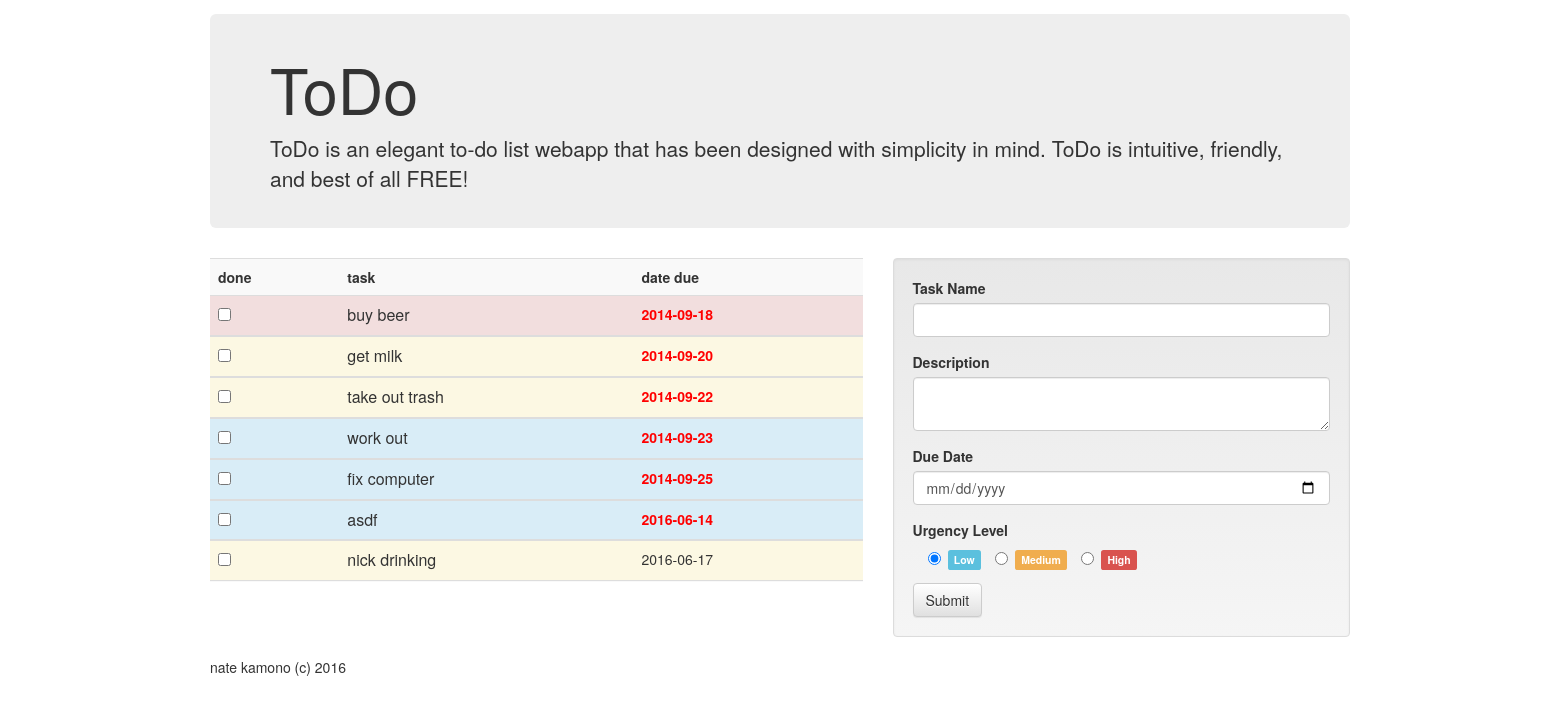
The page / on the database its author committed.
### tables this page shows
CREATE TABLE tasks(
id integer primary key AUTOINCREMENT not null,
name char(50) not null,
description text not null,
date date not null,
visible int not null,
user_id int not null,
urgency tinyint not null,
FOREIGN KEY(user_id) REFERENCES users(id)
);

### includes/functions.php (the view, shortened to what this page needs)
<?php
function dbInit() {
	$db = new SQLite3('sqlite/todo.db');
	return $db;
}
function getTasks() {
	$db = dbInit();
	$output = "";
    $date_now = new DateTime("now");
    $date_now = date_format($date_now, 'Y-m-d');
	$sql  = 'SELECT * FROM tasks ';
	$sql .= 'WHERE user_id = 1 ';
	$sql .= 'AND visible = 1 ';
    $sql .= 'ORDER BY date(date) ASC;';
	$result = $db->query($sql);
	while ($row = $result->fetchArray()) {
        switch ($row['urgency']) {
            case 0:
            	$class = 'class="info"';
            	break;
            case 1:
            	$class = 'class="warning"';
            	break;
            case 2:
            	$class = 'class="danger"';
            	break;
        }
        if($row['date'] < $date_now){
            $due_date = '<span class="red"><strong>'.$row['date'].'</strong></span>';
        } else {
            $due_date = $row['date'];
        }
		$output .= "<tr {$class}>"
		.	'<td>'
		.		'<input type="checkbox" name="checkbox" id="'.$row['id'].'">'
		.	'</td>'
		.	"<td data-toggle=\"collapse\" data-target=\"#task{$row['id']}\">"
			.		'<span class="panel-title">'
        .			'<a data-toggle="collapse"'
		.			'data-target="#task'.$row['id']
		.			'" class="accordion-toggle"'
		.			'href="#">'.$row['name'].'</a>'
		.		'</span>'
		.	'</td>'
        .	'<td>'.$due_date.'</td>'
		.	'</tr>'
		.'<tr>'
		.	'<td colspan="3" class="hidden-row">'
		.		'<div class="accordian-body collapse" id="task'.$row['id'].'">'
		. 			$row['description']
		.		'</div>'
		.	'</td>'
		.'</tr>';
	}
	return $output;
}
?>

### index.php (shortened to what this page needs)
<?php
require_once('includes/functions.php');
?>
<section>
    <div class="row">
        <article class="col-sm-7">
            <div class="scrolling">
                <table class="table table-striped panel-group" id="accordion">
                    <tr>
                        <th>done</th>
                        <th>task</th>
                        <th>date due</th>
                    </tr>
                    <?php
                        echo getTasks();
                    ?>
                </table>
            </div>
        </article>
        <aside class="col-sm-5">
            <div class="well">
                <form role="form" action="process.php" method="POST" >
                    <div class="form-group">
                        <label for="taskName">Task Name</label>
                        <input type="text" class="form-control" name="taskName">
                    </div>
                    <div class="form-group">
                        <label for="taskDescription">Description</label>
                        <textarea row="3" class="form-control" name="taskDescription"></textarea>
                    </div>
                    <div class="form-group">
                        <label for="taskDueDate">Due Date</label>
                        <input type="date" class="form-control" name="taskDueDate">
                    </div>
                    <div class="form-group">
                        <label>Urgency Level</label>
                        <div class="container">
                            <label class="radio-inline">
                                <input type="radio" name="urgency" id="inlineRadio3" value="0" checked>
                                <span class="label label-info">Low</span>
                            </label>
                            <label class="radio-inline">
                                <input type="radio" name="urgency" id="inlineRadio1" value="1">
                                <span class="label label-warning">Medium</span>
                            </label>
                            <label class="radio-inline">
                                <input type="radio" name="urgency" id="inlineRadio1" value="2">
                                <span class="label label-danger">High</span>
                            </label>
                        </div>
                    </div>
                    <div>
                        <button type="submit" name="submit" class="btn btn-default">Submit</button>
                    </div>
                </form>
            </div>
        </aside>
    </div>
</section>
</body>
</html>

### css/custom.css (style rules this page uses)
.top { margin-top: 1em; }
.jumbotron { padding-top: 20px; padding-bottom: 20px; }
.hidden-row { padding: 0 !important; }
.scrolling { position: relative; height: 380px; overflow: auto; }
.red { color: red; }

### rows shown on the page
tasks: name "buy beer", date "2014-09-18"
tasks: name "get milk", date "2014-09-20"
tasks: name "take out trash", date "2014-09-22"
tasks: name "work out", date "2014-09-23"
tasks: name "fix computer", date "2014-09-25"
tasks: name "asdf", date "2016-06-14"
tasks: name "nick drinking", date "2016-06-17"
